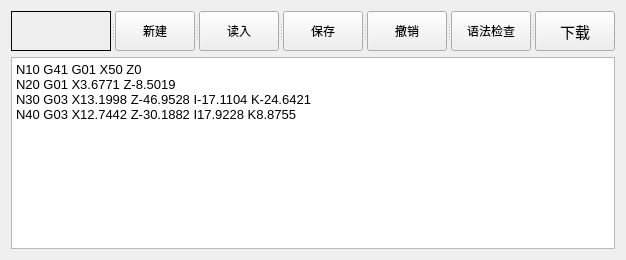
          <widget class="QWidget" name="Page_Txt">
           <layout class="QVBoxLayout" name="verticalLayout_12">
            <item>
             <widget class="QSplitter" name="splitter_12">
              <property name="orientation">
               <enum>Qt::Horizontal</enum>
              </property>
              <widget class="QLabel" name="label_Txt">
               <property name="minimumSize">
                <size>
                 <width>100</width>
                 <height>0</height>
                </size>
               </property>
               <property name="font">
                <font>
                 <pointsize>10</pointsize>
                </font>
               </property>
               <property name="frameShape">
                <enum>QFrame::Box</enum>
               </property>
               <property name="text">
                <string/>
               </property>
              </widget>
              <widget class="QPushButton" name="pB_New_Txt">
               <property name="minimumSize">
                <size>
                 <width>0</width>
                 <height>40</height>
                </size>
               </property>
               <property name="styleSheet">
                <string notr="true">font: 11pt &quot;黑体&quot;;</string>
               </property>
               <property name="text">
                <string>新建</string>
               </property>
              </widget>
              <widget class="QPushButton" name="pB_ReadIn_Txt">
               <property name="minimumSize">
                <size>
                 <width>0</width>
                 <height>40</height>
                </size>
               </property>
               <property name="styleSheet">
                <string notr="true">font: 11pt &quot;黑体&quot;;</string>
               </property>
               <property name="text">
                <string>读入</string>
               </property>
              </widget>
              <widget class="QPushButton" name="pB_Save_Txt">
               <property name="minimumSize">
                <size>
                 <width>0</width>
                 <height>40</height>
                </size>
               </property>
               <property name="styleSheet">
                <string notr="true">font: 11pt &quot;黑体&quot;;</string>
               </property>
               <property name="text">
                <string>保存</string>
               </property>
              </widget>
              <widget class="QPushButton" name="pB_Undo_Txt">
               <property name="minimumSize">
                <size>
                 <width>0</width>
                 <height>40</height>
                </size>
               </property>
               <property name="styleSheet">
                <string notr="true">font: 11pt &quot;黑体&quot;;</string>
               </property>
               <property name="text">
                <string>撤销</string>
               </property>
              </widget>
              <widget class="QPushButton" name="pB_GrammarCheck_Txt">
               <property name="minimumSize">
                <size>
                 <width>0</width>
                 <height>40</height>
                </size>
               </property>
               <property name="styleSheet">
                <string notr="true">font: 11pt &quot;黑体&quot;;</string>
               </property>
               <property name="text">
                <string>语法检查</string>
               </property>
              </widget>
              <widget class="QPushButton" name="pB_Send_Txt">
               <property name="minimumSize">
                <size>
                 <width>0</width>
                 <height>40</height>
                </size>
               </property>
               <property name="font">
                <font>
                 <family>黑体</family>
                 <pointsize>11</pointsize>
                 <weight>50</weight>
                 <italic>false</italic>
                 <bold>false</bold>
                </font>
               </property>
               <property name="styleSheet">
                <string notr="true">font: 11pt &quot;黑体&quot;;</string>
               </property>
               <property name="text">
                <string>下载</string>
               </property>
              </widget>
             </widget>
            </item>
            <item>
             <widget class="QPlainTextEdit" name="pTE_GCode">
              <property name="font">
               <font>
                <pointsize>10</pointsize>
               </font>
              </property>
              <property name="plainText">
               <string>N10 G41 G01 X50 Z0
N20 G01 X3.6771 Z-8.5019
N30 G03 X13.1998 Z-46.9528 I-17.1104 K-24.6421
N40 G03 X12.7442 Z-30.1882 I17.9228 K8.8755</string>
              </property>
             </widget>
            </item>
           </layout>
          </widget>
